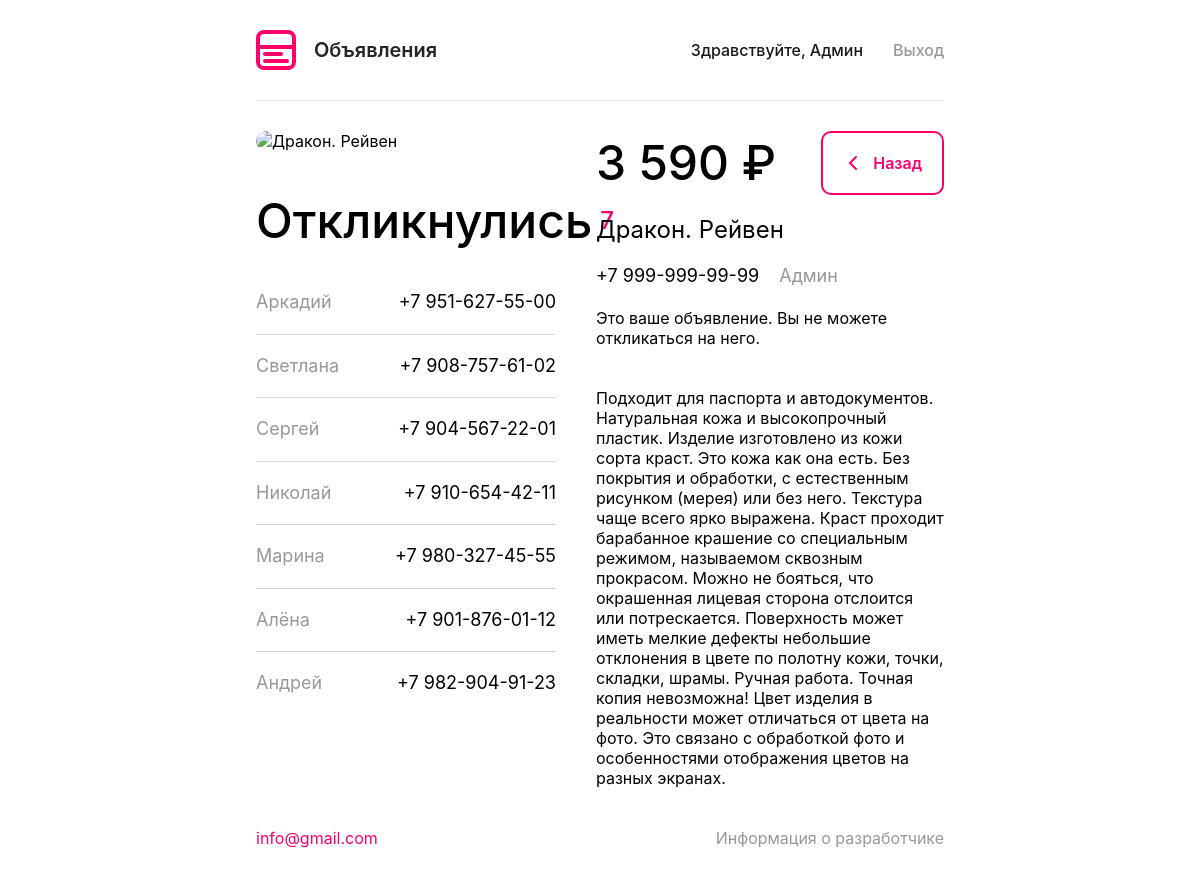
The app's page /ad.php?id=1 (signed in) with its own data.
### tables this page shows
CREATE TABLE `Responses` (
  `id` int NOT NULL,
  `ad_id` int NOT NULL,
  `user_id` int NOT NULL,
  `created_at` timestamp NOT NULL DEFAULT CURRENT_TIMESTAMP
);

CREATE TABLE `Users` (
  `id` int NOT NULL,
  `name` varchar(255) NOT NULL,
  `email` varchar(255) NOT NULL,
  `password` varchar(32) NOT NULL,
  `phone` varchar(12) NOT NULL
);

CREATE TABLE `Ads` (
  `id` int NOT NULL,
  `title` varchar(225) NOT NULL,
  `price` decimal(10,2) NOT NULL,
  `description` TEXT NOT NULL,
  `image` longblob NOT NULL,
  `user_id` int NOT NULL
);

### src/config.php (called while the page is built, shortened)
<?php
function isLoggedIn()
{
    return isset($_SESSION['user_id']) &&
        isset($_SESSION['logged_in']) &&
        $_SESSION['logged_in'] === true;
}

### ad.php (the view, shortened to what this page needs)
<?php
require __DIR__ . '/src/config.php';
require __DIR__ . '/src/db.php';
$id = (int)($_GET['id'] ?? 0);
$stmt = $pdo->prepare("
    SELECT a.id, a.title, a.price, a.description, a.image,
           a.user_id, u.name, u.phone, u.email
    FROM Ads a
    JOIN Users u ON a.user_id = u.id
    WHERE a.id = :ad_id
    LIMIT 1
");
$stmt->execute(['ad_id' => $id]);
$ad = $stmt->fetch(PDO::FETCH_ASSOC);
$descr = htmlspecialchars($ad['description']);
$title = htmlspecialchars($ad['title']);
$price = number_format($ad['price'], 0, '.', ' ');
$image = base64_encode($ad['image']);
$user_name = htmlspecialchars($ad['name']);
$user_id = $ad['user_id'];
function formatPhone($phone)
{
  $phone = preg_replace('/[^0-9]/', '', $phone);
  if (substr($phone, 0, 1) === '7' && strlen($phone) === 11) {
    $code = substr($phone, 1, 3);
    $part1 = substr($phone, 4, 3);
    $part2 = substr($phone, 7, 2);
    $part3 = substr($phone, 9, 2);
    return "+7 $code-$part1-$part2-$part3";
  }
  return $phone;
}
$user_phone = formatPhone($ad['phone']);
$rspns = $pdo->prepare("
  SELECT r.id, r.user_id, r.created_at,
           u.name, u.phone, u.email
    FROM Responses r
    JOIN Users u ON r.user_id = u.id
    WHERE r.ad_id = :ad_id
    ORDER BY r.created_at DESC
");
$rspns->execute(['ad_id' => $id]);
$responses = $rspns->fetchAll(PDO::FETCH_ASSOC);
$is_author = isLoggedIn() && ($_SESSION['user_id'] == $user_id);
?>
<!DOCTYPE html>
<html lang="en">
<head>
  <link rel="stylesheet" href="/assets/styles/style.css" />
</head>
<body>
  <?php require_once __DIR__ . '/src/components/header.php' ?>
  <main class="ad__main">
    <section class="container ad__section">
      <div half left>
        <img main alt="<?= htmlspecialchars($title) ?>" />
        <?php if (!empty($responses)): ?>
          <div desktop class="responses">
            <h3>Откликнулись<sup><?= count($responses) ?></sup></h3>
            <ul class="responses__list">
              <?php foreach ($responses as $rsp): ?>
                <li>
                  <span name><?= htmlspecialchars($rsp['name']) ?></span>
                  <span phone><?= formatPhone($rsp['phone']) ?></span>
                </li>
              <?php endforeach; ?>
            </ul>
          </div>
        <?php endif; ?>
      </div>
      <div half right>
        <div class="price__wrapper">
          <h2><?= $price ?> ₽</h2>
          <a href="/" non-mobile class="back__button">
            <img src="/assets/icons/arrow-back.svg" alt="" />Назад
          </a>
        </div>
        <p title><?= $title ?></p>
        <p class="seller__info">
          <span phone><?= $user_phone ?></span>
          <span name><?= $user_name ?></span>
        </p>
        <div class="buttons__wrapper-mobile">
          <?php if ($is_author): ?>
            <div class="author__notice">
              Это ваше объявление. Вы не можете откликаться на него.
            </div>
          <?php endif; ?>
        </div>
        <?php if (!empty($descr)): ?>
          <p desc desktop>
            <?= $descr ?>
          </p>
        <?php endif; ?>
      </div>
    </section>
  </main>
  <?php require_once __DIR__ . '/src/components/footer.php' ?>
</body>
</html>

### assets/styles/style.css (style rules this page uses)
html { font-family: "Inter", sans-serif; }

### assets/styles/components/ad.css (style rules this page uses)
.ad__main { display: flex; flex-direction: column; gap: 40px; }
.back__button { display: flex; align-items: center; justify-content: center; gap: 10px; padding: 20px; border: 2px solid #ff006b; border-radius: 10px; color: #ff006b; font-size: 16px; font-weight: 600; }
.seller__info { display: flex; align-items: center; justify-content: center; gap: 20px; width: fit-content; }

### records on screen
responses: user.name "Аркадий", user.phone "+7 951-627-55-00"
responses: user.name "Светлана", user.phone "+7 908-757-61-02"
responses: user.name "Сергей", user.phone "+7 904-567-22-01"
responses: user.name "Николай", user.phone "+7 910-654-42-11"
responses: user.name "Марина", user.phone "+7 980-327-45-55"
responses: user.name "Алёна", user.phone "+7 901-876-01-12"
responses: user.name "Андрей", user.phone "+7 982-904-91-23"
ads: price "3 590", title "Дракон. Рейвен", user.phone "+7 999-999-99-99", user.name "Админ", description "Подходит для паспорта и автодокументов. Натуральная кожа и высокопрочный пластик. Изделие изготовлено из кожи сорта краст. Это кожа как она есть. Без покрытия и обработки, с естественным рисунком (мерея) или без него. Текстура чаще всего ярко выражена. Краст проходит барабанное крашение со специальным режимом, называемом сквозным прокрасом. Можно не бояться, что окрашенная лицевая сторона отслоится или потрескается. Поверхность может иметь мелкие дефекты небольшие отклонения в цвете по полотну кожи, точки, складки, шрамы. Ручная работа. Точная копия невозможна! Цвет изделия в реальности может отличаться от цвета на фото. Это связано с обработкой фото и особенностями отображения цветов на…"

### other values on screen
$_SESSION['user_name'] "Админ"
count($responses) "7"
